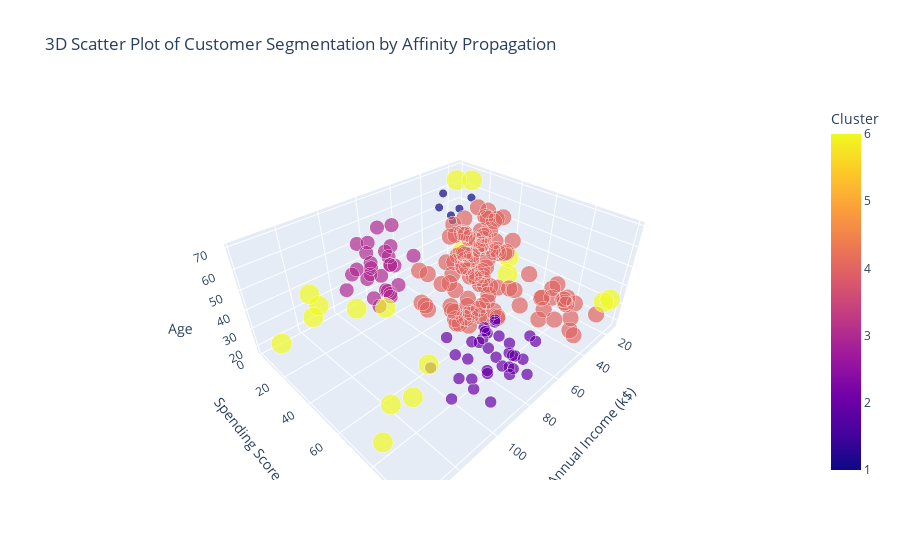

The cell this chart's notebook holds for it:
### Code cell
# 3D scatter plot for visualizing customer segmentation
fig = px.scatter_3d(DB_clustered[DB_clustered['Cluster']!=-1], x="Annual Income (k$)", y="Spending Score (1-100)", z="Age",
                    color = 'Cluster', size = 'Cluster', title="3D Scatter Plot of Customer Segmentation by Affinity Propagation")
fig.show()

### Figure 1 — Plotly figure (JSON) as saved in the notebook; plotly's stock layout.template omitted (floating-point values rounded to 4 significant figures; data arrays with more than 128 entries replaced by an {"elided": "..."} marker saying what was removed)
{"data": [{"hovertemplate": "Annual Income (k$)=%{x}<br>Spending Score (1-100)=%{y}<br>Age=%{z}<br>Cluster=%{marker.color}<extra></extra>", "legendgroup": "", "marker": {"color": {"elided": "200 int values"}, "coloraxis": "coloraxis", "size": {"elided": "200 int values"}, "sizemode": "area", "sizeref": 0.015, "symbol": "circle"}, "mode": "markers", "name": "", "scene": "scene", "showlegend": false, "type": "scatter3d", "x": {"elided": "200 int values"}, "y": {"elided": "200 int values"}, "z": {"elided": "200 int values"}}], "layout": {"autosize": true, "coloraxis": {"colorbar": {"title": {"text": "Cluster"}}, "colorscale": [[0, "#0d0887"], [0.1111, "#46039f"], [0.2222, "#7201a8"], [0.3333, "#9c179e"], [0.4444, "#bd3786"], [0.5556, "#d8576b"], [0.6667, "#ed7953"], [0.7778, "#fb9f3a"], [0.8889, "#fdca26"], [1, "#f0f921"]]}, "legend": {"itemsizing": "constant", "tracegroupgap": 0}, "scene": {"aspectmode": "auto", "aspectratio": {"x": 1.429, "y": 1.148, "z": 0.6093}, "domain": {"x": [0, 1], "y": [0, 1]}, "xaxis": {"title": {"text": "Annual Income (k$)"}, "type": "linear"}, "yaxis": {"title": {"text": "Spending Score (1-100)"}, "type": "linear"}, "zaxis": {"title": {"text": "Age"}, "type": "linear"}}, "title": {"text": "3D Scatter Plot of Customer Segmentation by Affinity Propagation"}}}
